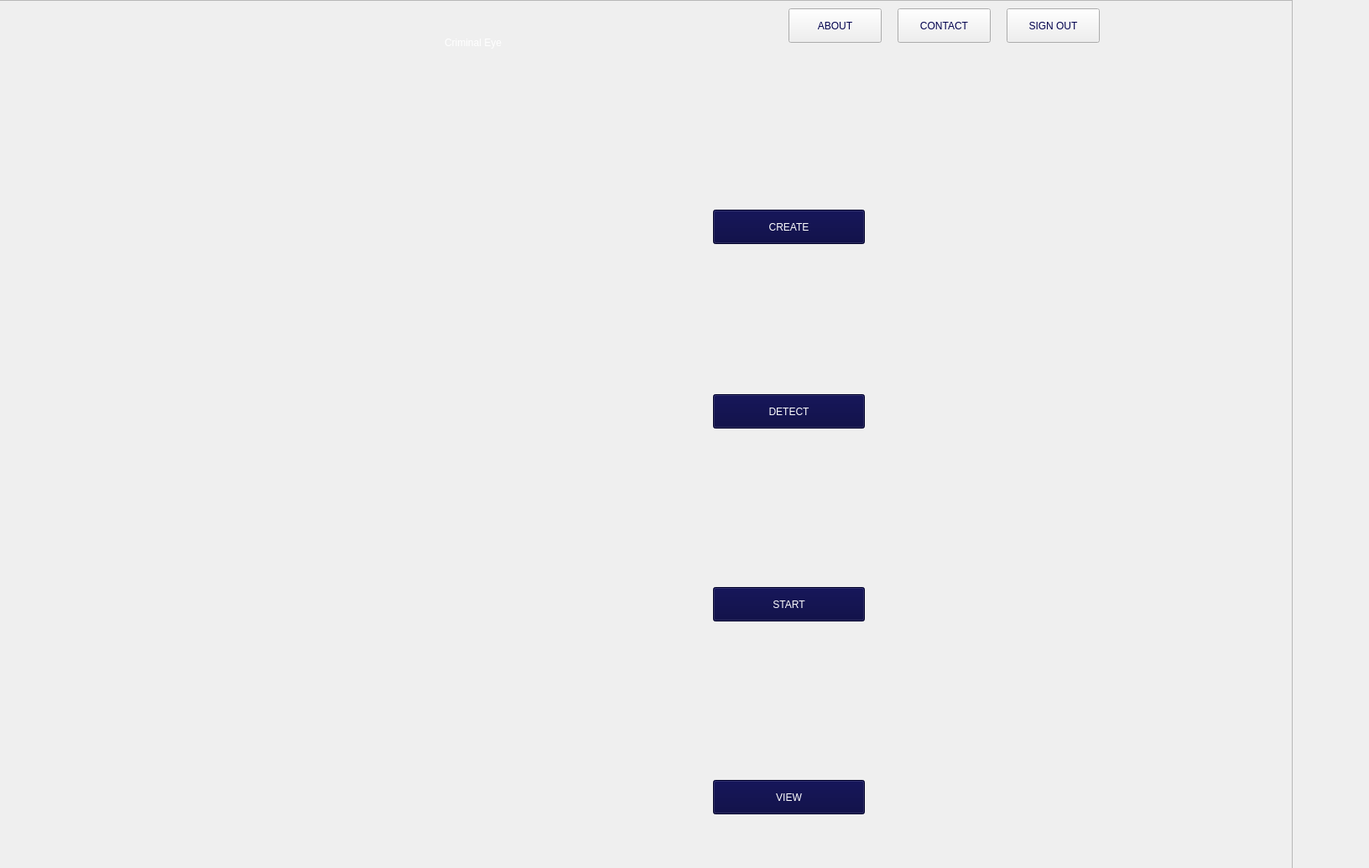
<?xml version="1.0" encoding="UTF-8"?>
<ui version="4.0">
 <class>MainWindow</class>
 <widget class="QMainWindow" name="MainWindow">
  <property name="geometry">
   <rect>
    <x>0</x>
    <y>0</y>
    <width>1632</width>
    <height>1035</height>
   </rect>
  </property>
  <property name="windowTitle">
   <string>MainWindow</string>
  </property>
  <widget class="QWidget" name="centralwidget">
   <widget class="QFrame" name="frame">
    <property name="geometry">
     <rect>
      <x>-20</x>
      <y>0</y>
      <width>1561</width>
      <height>1131</height>
     </rect>
    </property>
    <property name="frameShape">
     <enum>QFrame::StyledPanel</enum>
    </property>
    <property name="frameShadow">
     <enum>QFrame::Raised</enum>
    </property>
    <widget class="QLabel" name="label">
     <property name="geometry">
      <rect>
       <x>390</x>
       <y>0</y>
       <width>1001</width>
       <height>1051</height>
      </rect>
     </property>
     <property name="styleSheet">
      <string notr="true">image: url(:/newPrefix/home.png);</string>
     </property>
     <property name="text">
      <string/>
     </property>
    </widget>
    <widget class="QPushButton" name="create_btn">
     <property name="geometry">
      <rect>
       <x>870</x>
       <y>250</y>
       <width>181</width>
       <height>41</height>
      </rect>
     </property>
     <property name="toolTip">
      <string>&lt;html&gt;&lt;head/&gt;&lt;body&gt;&lt;p&gt;&lt;br/&gt;&lt;/p&gt;&lt;/body&gt;&lt;/html&gt;</string>
     </property>
     <property name="whatsThis">
      <string>&lt;html&gt;&lt;head/&gt;&lt;body&gt;&lt;p&gt;&lt;br/&gt;&lt;/p&gt;&lt;/body&gt;&lt;/html&gt;</string>
     </property>
     <property name="styleSheet">
      <string notr="true">font: 75 12pt &quot;Georgia&quot;;
color: rgb(255, 255, 255);
background-color: rgb(0, 0, 59);</string>
     </property>
     <property name="text">
      <string>CREATE</string>
     </property>
    </widget>
    <widget class="QPushButton" name="detect_btn">
     <property name="geometry">
      <rect>
       <x>870</x>
       <y>470</y>
       <width>181</width>
       <height>41</height>
      </rect>
     </property>
     <property name="toolTip">
      <string>&lt;html&gt;&lt;head/&gt;&lt;body&gt;&lt;p&gt;&lt;br/&gt;&lt;/p&gt;&lt;/body&gt;&lt;/html&gt;</string>
     </property>
     <property name="whatsThis">
      <string>&lt;html&gt;&lt;head/&gt;&lt;body&gt;&lt;p&gt;&lt;br/&gt;&lt;/p&gt;&lt;/body&gt;&lt;/html&gt;</string>
     </property>
     <property name="styleSheet">
      <string notr="true">font: 75 12pt &quot;Georgia&quot;;
color: rgb(255, 255, 255);
background-color: rgb(0, 0, 59);</string>
     </property>
     <property name="text">
      <string>DETECT</string>
     </property>
    </widget>
    <widget class="QPushButton" name="start_btn">
     <property name="geometry">
      <rect>
       <x>870</x>
       <y>700</y>
       <width>181</width>
       <height>41</height>
      </rect>
     </property>
     <property name="toolTip">
      <string>&lt;html&gt;&lt;head/&gt;&lt;body&gt;&lt;p&gt;&lt;br/&gt;&lt;/p&gt;&lt;/body&gt;&lt;/html&gt;</string>
     </property>
     <property name="whatsThis">
      <string>&lt;html&gt;&lt;head/&gt;&lt;body&gt;&lt;p&gt;&lt;br/&gt;&lt;/p&gt;&lt;/body&gt;&lt;/html&gt;</string>
     </property>
     <property name="styleSheet">
      <string notr="true">font: 75 12pt &quot;Georgia&quot;;
color: rgb(255, 255, 255);
background-color: rgb(0, 0, 59);</string>
     </property>
     <property name="text">
      <string>START</string>
     </property>
    </widget>
    <widget class="QPushButton" name="view_btn">
     <property name="geometry">
      <rect>
       <x>870</x>
       <y>930</y>
       <width>181</width>
       <height>41</height>
      </rect>
     </property>
     <property name="toolTip">
      <string>&lt;html&gt;&lt;head/&gt;&lt;body&gt;&lt;p&gt;&lt;br/&gt;&lt;/p&gt;&lt;/body&gt;&lt;/html&gt;</string>
     </property>
     <property name="whatsThis">
      <string>&lt;html&gt;&lt;head/&gt;&lt;body&gt;&lt;p&gt;&lt;br/&gt;&lt;/p&gt;&lt;/body&gt;&lt;/html&gt;</string>
     </property>
     <property name="styleSheet">
      <string notr="true">font: 75 12pt &quot;Georgia&quot;;
color: rgb(255, 255, 255);
background-color: rgb(0, 0, 59);</string>
     </property>
     <property name="text">
      <string>VIEW</string>
     </property>
    </widget>
    <widget class="QPushButton" name="signout_button">
     <property name="geometry">
      <rect>
       <x>1220</x>
       <y>10</y>
       <width>111</width>
       <height>41</height>
      </rect>
     </property>
     <property name="styleSheet">
      <string notr="true">font: 75 10pt &quot;Georgia&quot;;
color: rgb(0, 0, 77);</string>
     </property>
     <property name="text">
      <string>SIGN OUT</string>
     </property>
    </widget>
    <widget class="QPushButton" name="about_button">
     <property name="geometry">
      <rect>
       <x>960</x>
       <y>10</y>
       <width>111</width>
       <height>41</height>
      </rect>
     </property>
     <property name="styleSheet">
      <string notr="true">font: 75 10pt &quot;Georgia&quot;;
color: rgb(0, 0, 77);</string>
     </property>
     <property name="text">
      <string>ABOUT</string>
     </property>
    </widget>
    <widget class="QPushButton" name="contact_button">
     <property name="geometry">
      <rect>
       <x>1090</x>
       <y>10</y>
       <width>111</width>
       <height>41</height>
      </rect>
     </property>
     <property name="styleSheet">
      <string notr="true">font: 75 10pt &quot;Georgia&quot;;
color: rgb(0, 0, 77);</string>
     </property>
     <property name="text">
      <string>CONTACT</string>
     </property>
    </widget>
    <widget class="QLabel" name="label_2">
     <property name="geometry">
      <rect>
       <x>550</x>
       <y>30</y>
       <width>191</width>
       <height>41</height>
      </rect>
     </property>
     <property name="styleSheet">
      <string notr="true">font: 75 18pt &quot;Georgia&quot;;
color: rgb(255, 255, 255);</string>
     </property>
     <property name="text">
      <string>Criminal Eye</string>
     </property>
    </widget>
   </widget>
  </widget>
 </widget>
 <resources>
  <include location="home.qrc"/>
 </resources>
 <connections/>
</ui>
